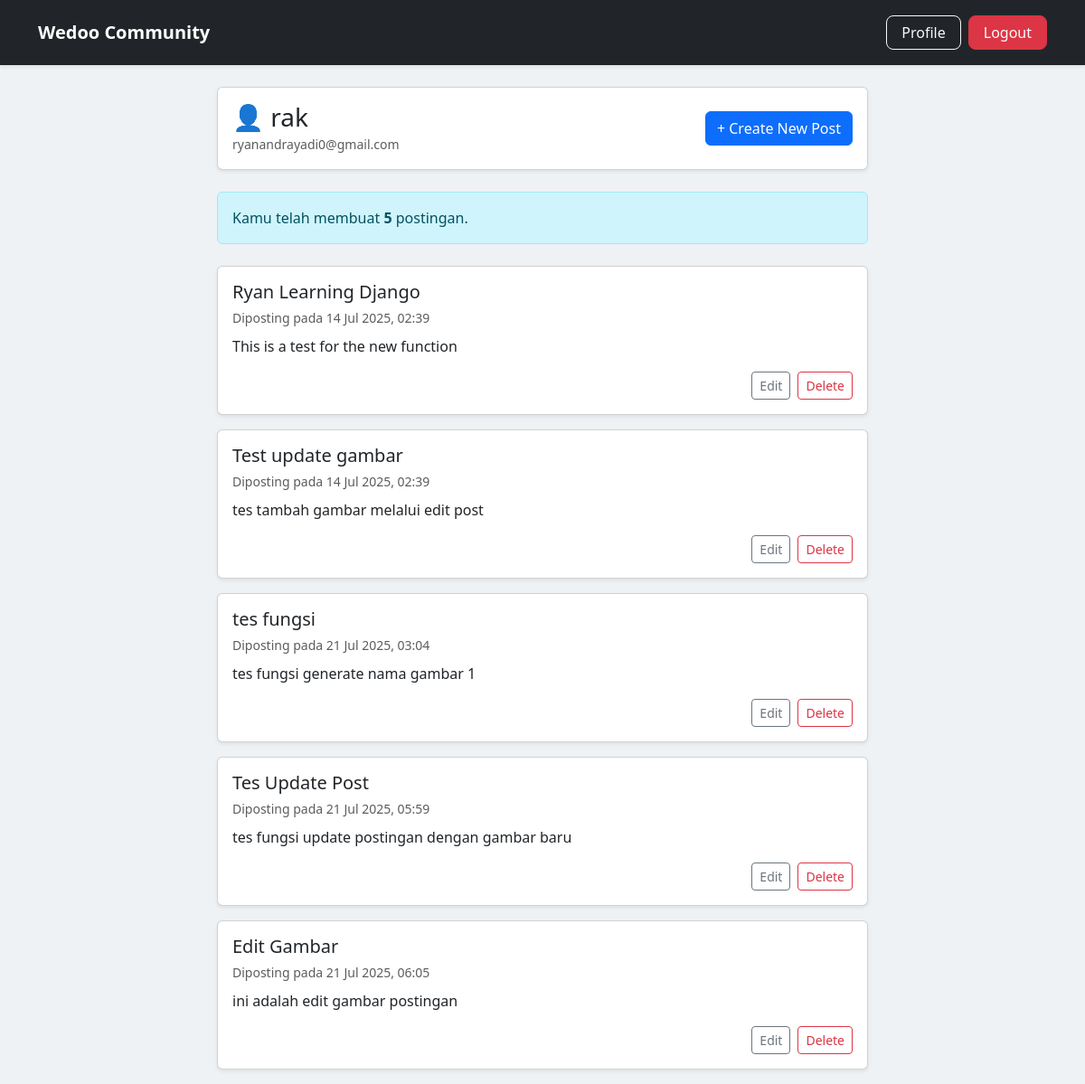
/profile/ (signed in), run on the app's committed database.
### blog/models.py (models this page shows, shortened)
class Post(models.Model):
    title = models.CharField(max_length=200)
    content =models.TextField()
    created_at =models.DateTimeField(auto_now_add=True)
    author = models.ForeignKey(User, on_delete=models.CASCADE)
    slug = models.SlugField(max_length=255, unique=True)
    image = models.ImageField(upload_to='post_images/', blank=True, null=True)

### users/views.py (the view)
# urls.py: path("profile/", user_views.profile, name="profile"),
@login_required
def profile(request):
    user_posts = Post.objects.filter(author=request.user)
    return render(request, "users/profile.html", {'posts' : user_posts})

### users/templates/users/profile.html
{% extends 'blog/base.html' %} {% block content %}
<div class="container mt-4">
    <div class="row">
        <div class="col-lg-8 mx-auto">
        <div class="card shadow-sm mb-4">
            <div
            class="card-body d-flex justify-content-between align-items-center"
            >
            <div>
                <h3 class="mb-0">👤 {{ user.username }}</h3>
                <small class="text-muted">{{ user.email }}</small>
            </div>
            <a href="{% url 'post-create' %}" class="btn btn-primary"
                >+ Create New Post</a
            >
            </div>
        </div>
        <div class="alert alert-info mb-4">
            Kamu telah membuat <strong>{{ posts|length }}</strong> postingan.
        </div>
        {% for post in posts %}
        <div class="card mb-3 shadow-sm">
            <div class="card-body">
            <h5 class="card-title mb-1">{{ post.title }}</h5>
            <small class="text-muted"
                >Diposting pada {{ post.created_at|date:"d M Y, H:i" }}</small
            >
            <p class="card-text mt-2">{{ post.content|truncatewords:30 }}</p>
            <div class="d-flex justify-content-end">
                <a
                href="{% url 'post-update' post.id %}"
                class="btn btn-sm btn-outline-secondary me-2"
                >Edit</a
                >
                <a
                href="{% url 'post-delete' post.id %}"
                class="btn btn-sm btn-outline-danger"
                >Delete</a
                >
            </div>
            </div>
        </div>
        {% empty %}
        <div class="alert alert-secondary text-center">
            Kamu belum membuat postingan apapun.
        </div>
        {% endfor %}
        </div>
    </div>
</div>
{% endblock %}

### blog/templates/blog/base.html (style rules this page uses)
body { background-color:#eef2f5; }

### data on the page
Post: title "Ryan Learning Django", created_at "14 Jul 2025, 02:39", content "This is a test for the new function"
Post: title "Test update gambar", created_at "14 Jul 2025, 02:39", content "tes tambah gambar melalui edit post"
Post: title "tes fungsi", created_at "21 Jul 2025, 03:04", content "tes fungsi generate nama gambar 1"
Post: title "Tes Update Post", created_at "21 Jul 2025, 05:59", content "tes fungsi update postingan dengan gambar baru"
Post: title "Edit Gambar", created_at "21 Jul 2025, 06:05", content "ini adalah edit gambar postingan"

### other printed values
{{ user.username }} "rak"
{{ user.email }} "ryanandrayadi0@gmail.com"
{{ posts|length }} "5"
